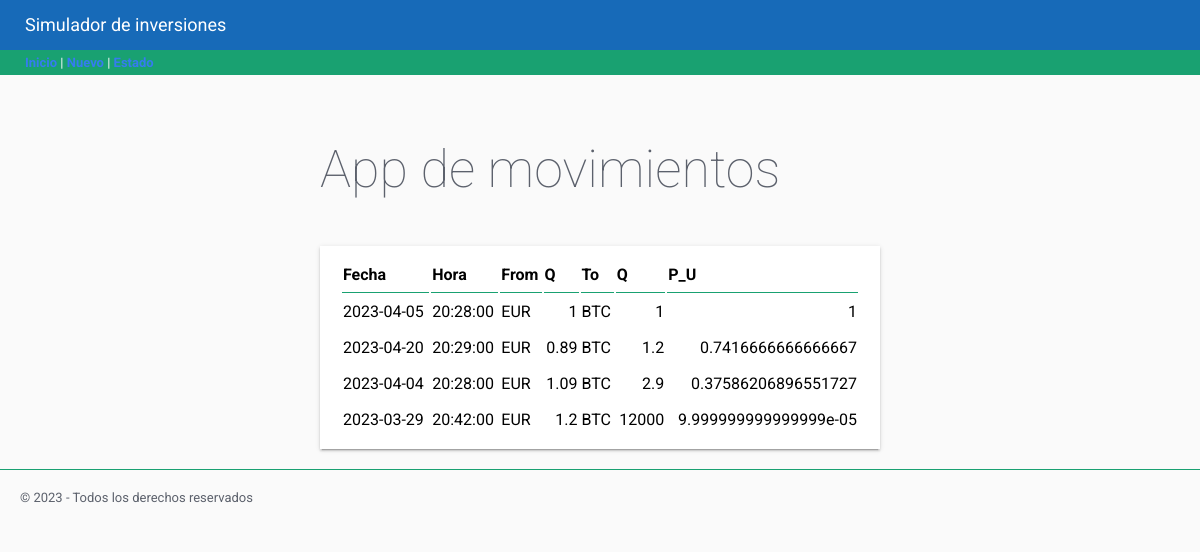
Before: / with the older database file.
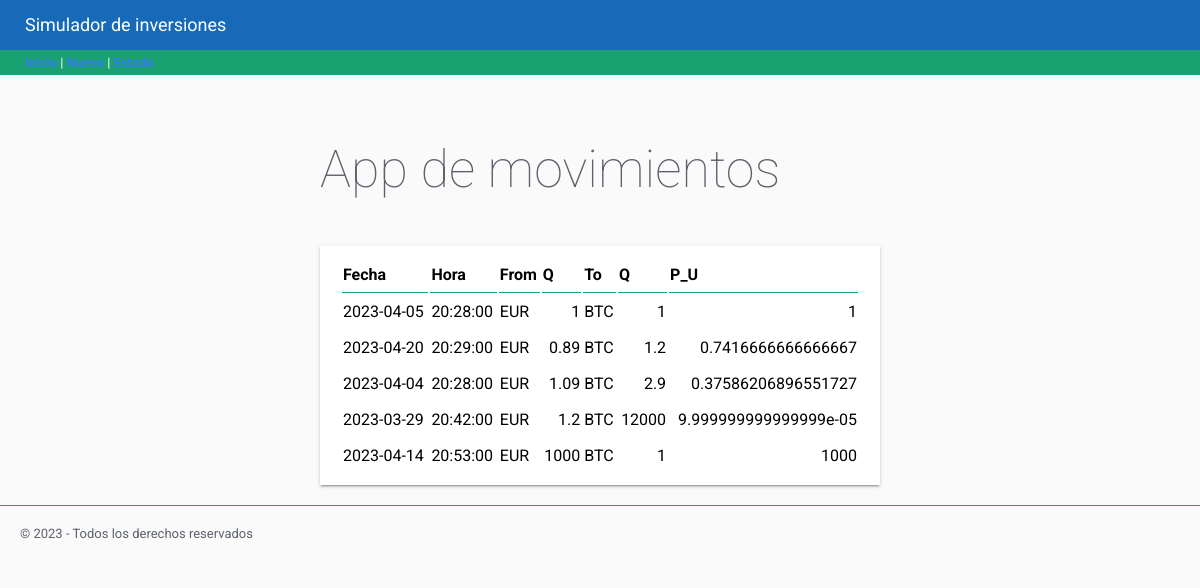
After: the same page with the newer database file.
### tables this page shows
CREATE TABLE "movimientos" (
	"id"	INTEGER NOT NULL UNIQUE,
	"fecha"	TEXT NOT NULL,
	"hora"	TEXT NOT NULL,
	"moneda_from"	TEXT NOT NULL,
	"cantidad_from"	NUMERIC NOT NULL,
	"moneda_to"	TEXT NOT NULL,
	"cantidad_to"	NUMERIC NOT NULL,
	"precio_unitario"	NUMERIC NOT NULL,
	PRIMARY KEY("id" AUTOINCREMENT)
);

### cryptos/views.py (the view)
@app.route('/')
def home():
    db = DBManager(RUTA)
    consulta = 'SELECT id, fecha, hora, moneda_from , cantidad_from, moneda_to, cantidad_to,precio_unitario FROM movimientos'
    movimientos = db.consultaSQL(consulta)
    return render_template("inicio.html", movs=movimientos)

### cryptos/models.py (called while the page is built)
    def consultaSQL(self,consulta):
        conexion = sqlite3.connect(self.ruta)
        cursor = conexion.cursor()
        cursor.execute(consulta)
        datos = cursor.fetchall()
        movimientos = []
        nombres_columna = []
        for columna in cursor.description:
            nombres_columna.append(columna[0])
        for dato in datos:
            indice = 0
            movimiento = {}
            for nombre in nombres_columna:
                movimiento[nombre] = dato[indice]
                indice += 1
            movimientos.append(movimiento)
        conexion.close()
        return movimientos

### cryptos/templates/inicio.html (shortened to what this page needs)
{% extends "base.html"%}
{% block contenido %}
<table class="paper">
            <tr>
                <th class="titulo-table">Fecha</th>
                <th class="titulo-table">Hora</th>
                <th class="titulo-table">From</th>
                <th class="titulo-table">Q</th>
                <th class="titulo-table">To</th>
                <th class="titulo-table">Q</th>
                <th class="titulo-table">P_U</th>
            </tr>
            {% if movs%}
            {% for m in movs %}
            <tr>
                <td>
                    {% if m.fecha %}
                    {{ m.fecha }}
                    {% else %}
                    ---
                    {% endif %}
                </td>
                <td>{{m.hora}}</td>
                <td>{{m.moneda_from}}</td>
                <td class="numero">{{m.cantidad_from}}</td>
                <td>{{m.moneda_to}}</td>
                <td class="numero">{{m.cantidad_to}}</td>
                <td class="numero">{{m.precio_unitario}}</td>
            </tr>
            {% endfor %}
            {% else %}
                <td colspan="7" class ="lista-vacia"> No hay movimientos </td>
            {% endif %}
</table>
{% endblock contenido%}

### cryptos/templates/base.html (shortened to what this page needs)
<!DOCTYPE html>
<html lang="en">
<head>
    <link rel="stylesheet"
    href="https://cdnjs.cloudflare.com/ajax/libs/font-awesome/6.3.0/css/all.min.css">
    <link rel="stylesheet" href="/static/css/flat-remix.css">
    <link rel="stylesheet" href="/static/css/styles.css">
</head>
<body>
    {% include 'components/header.html'%}
    {% include 'components/navbar.html'%}
    <main>
        {% block page_title%}
        <h1>App de movimientos</h1>
        {% endblock page_title%}
        {% block contenido %}
        {% endblock %}
    </main>
    {% include 'components/footer.html'%}
</body>
</html>

### cryptos/templates/components/header.html
<header>Simulador de inversiones</header>

### cryptos/templates/components/navbar.html
<nav>
    <a href="/">Inicio</a> |
    <a href="/nuevo">Nuevo</a> |
    <a href="/estado">Estado</a>
</nav>

### cryptos/templates/components/footer.html
<footer class ="pie-pagina"> © 2023 - Todos los derechos reservados </footer>

### cryptos/static/css/flat-remix.css (style rules this page uses)
* { box-sizing: border-box; outline: none; -webkit-appearance: none; -webkit-tap-highlight-color: transparent !important; -webkit-tap-highlight-color: rgba(0, 0, 0, 0) !important; -webkit-touch-callout: none; font-family: "Roboto", sans-serif; letter-spacing: 0; }
body { background-color: #FAFAFA; color: #5c616c; margin: 0; font-size: 13px; cursor: default; user-select: none; -webkit-user-select: none; -khtml-user-select: none; -moz-user-select: none; -ms-user-select: none; }
a:link, a:visited, a:active, a { color: #367bf0; font-weight: bold; text-decoration: none; cursor: pointer; }
h1, h2, h3, h4, h5, h6 { line-height: 1.5em; }
h1 { font-size: 4em; font-weight: lighter; margin: .7em 0; }
section, article, .section, .article, .paper { line-height: 2em; word-wrap: break-word; word-break: normal; line-height: 2em; }
.paper { font-size: 16px; box-shadow: 0 2px 2px 0 rgba(0, 0, 0, .14), 0 3px 1px -2px rgba(0, 0, 0, .2), 0 1px 5px 0 rgba(0, 0, 0, .12); padding: 10px 20px; background-color: #FFF; margin-top: 20px; min-height: 100px; color: #000; }

### cryptos/static/css/styles.css (style rules this page uses)
:root { --primary-color: #176ab8; --secondary-color: #19a171; --medium-gray: #666; --error-color: var(--primary-color); --default-border: solid thin var(--secondary-color) }
header { background-color: var(--primary-color); color: white; height: 50px; font-size: large; line-height: 50px; padding-left: 25px; }
nav { background-color: var(--secondary-color); color: #FFF; height: 25px; line-height: 25px; padding-left: 25px; }
nav a, nav a:active, nav a:focus, nav a:hover, nav a:visited, nav a { color: white; }
main { max-width: 600px; margin: auto; padding: 20px; }
table.paper { width: 100%; }
.titulo-table { border-bottom: var(--default-border); text-align: left; }
.numero, .acciones { text-align: right; }
.pie-pagina { padding: 20px; border-top: var(--default-border); }

Changed rows visible on the page:
added movimientos: fecha "2023-04-14", hora "20:53:00", moneda_from "EUR", cantidad_from "1000", moneda_to "BTC", cantidad_to "1", precio_unitario "1000"
